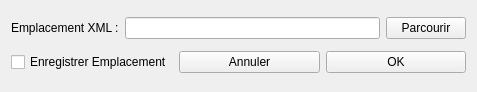
<?xml version="1.0" encoding="UTF-8"?>
<ui version="4.0">
 <class>EmplacementXml</class>
 <widget class="QWidget" name="EmplacementXml">
  <property name="windowModality">
   <enum>Qt::ApplicationModal</enum>
  </property>
  <property name="geometry">
   <rect>
    <x>0</x>
    <y>0</y>
    <width>477</width>
    <height>92</height>
   </rect>
  </property>
  <property name="windowTitle">
   <string>XML</string>
  </property>
  <layout class="QGridLayout" name="gridLayout_3">
   <item row="0" column="0">
    <layout class="QGridLayout" name="gridLayout">
     <item row="0" column="0">
      <widget class="QLabel" name="label">
       <property name="text">
        <string>Emplacement XML :</string>
       </property>
      </widget>
     </item>
     <item row="0" column="1">
      <widget class="QLineEdit" name="lineEdit">
       <property name="readOnly">
        <bool>false</bool>
       </property>
      </widget>
     </item>
     <item row="0" column="2">
      <widget class="QPushButton" name="pushButton">
       <property name="text">
        <string>Parcourir</string>
       </property>
      </widget>
     </item>
    </layout>
   </item>
   <item row="1" column="0">
    <layout class="QGridLayout" name="gridLayout_2">
     <item row="0" column="2">
      <widget class="QPushButton" name="buttonValider">
       <property name="text">
        <string>OK</string>
       </property>
      </widget>
     </item>
     <item row="0" column="0">
      <widget class="QCheckBox" name="checkBoxEnregistrer">
       <property name="text">
        <string>Enregistrer Emplacement</string>
       </property>
      </widget>
     </item>
     <item row="0" column="1">
      <widget class="QPushButton" name="buttonAnnuler">
       <property name="text">
        <string>Annuler</string>
       </property>
      </widget>
     </item>
    </layout>
   </item>
  </layout>
 </widget>
 <resources/>
 <connections/>
</ui>
